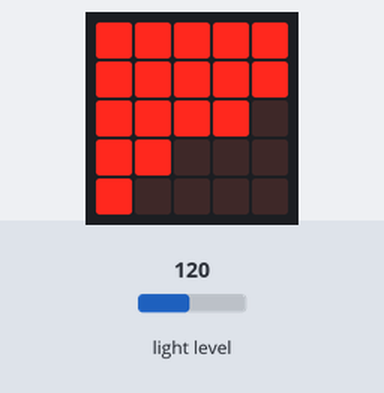
A program run on a simulated BBC micro:bit (MakeCode). On the bench: the board's 5×5 LED display. The inputs (shaded band) are chosen by the test bench; at power-on: light level 120.

Above: at 1.2 s.
1.3 s: light level set to 128
At 1.88 s:
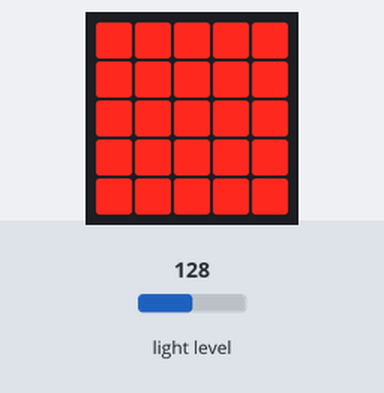
4.3 s: light level set to 5
6.0 s: light level set to 191
7.7 s: light level set to 64
At 8.2 s:
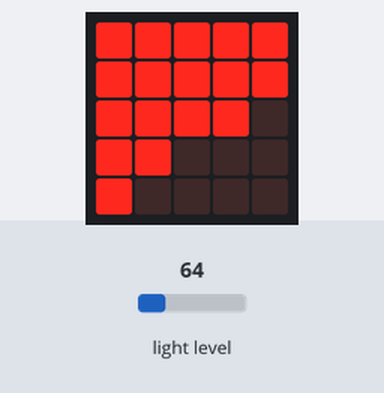
Timing chart, 0 to 10.4 s (numbered marks = the images above; inputs shaded):
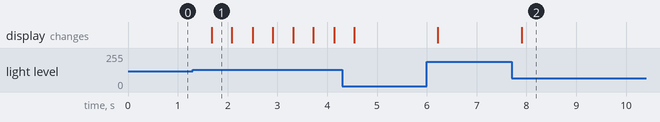

The program:

main.ts
```typescript
let t = 0
basic.forever(function () {
    t = input.lightLevel()
    if (t >= 128) {
        basic.showLeds(`
            # # # # #
            # # # # #
            # # # # #
            # # # # #
            # # # # #
            `)
    }
    if (t <= 128) {
        basic.showLeds(`
            # # # # #
            # # # # #
            # # # # .
            # # . . .
            # . . . .
            `)
    }
})
```

test.ts
```typescript
// les tests vont ici ; cela ne sera pas compilé si ce paquet est utilisé en tant qu'extension.
```

Measured:
- the behaviour switches between 127 and 128 on light level (found by bisection; images 0 and 1)
- after the input at 1.3 s, the display: changes after 0.38 s (image 1)
- after the input at 7.7 s, the display: changes after 0.20 s (image 2)
- what the display in image 1 shows lasts 0.4 s, from 1.7 s to 2.1 s
